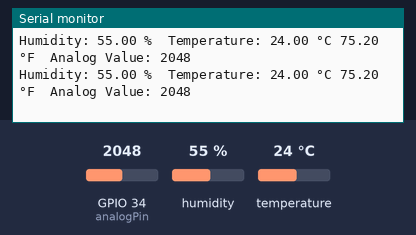
A sketch run on a simulated ESP32. Parts: the last lines printed to the serial monitor. Inputs (shaded band) come from the test bench; at power-on: humidity 55 %, GPIO 34 (analogPin) = 2048, temperature 24 °C.

Above: at 2.8 s.
2.9 s: humidity set to 22 %
At 5.2 s:
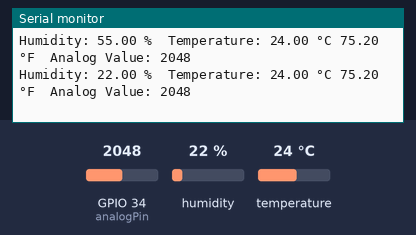
5.6 s: GPIO 34 (analogPin) set to 2866
At 7.3 s:
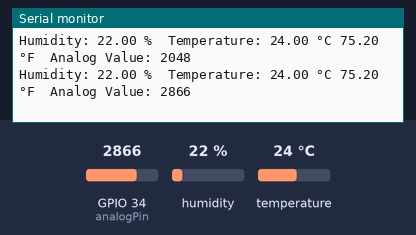
8.3 s: temperature set to 12 °C
At 10.8 s:
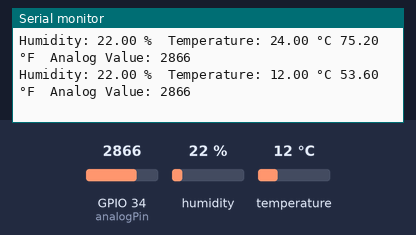
11.0 s: GPIO 34 (analogPin) set to 3603
At 13.2 s:
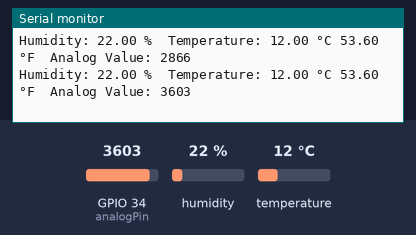
13.7 s: humidity set to 40 %
At 15.2 s:
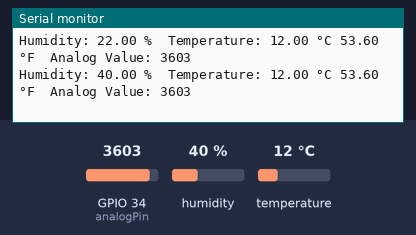
Timing chart, 0 to 16.7 s (numbered marks = the images above; inputs shaded):
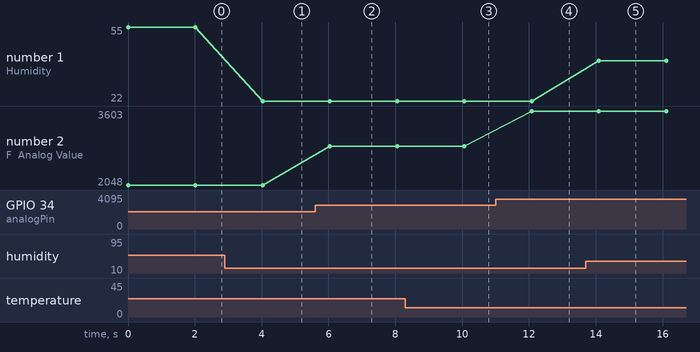

The sketch:

sensor.ino
```cpp
// (licence header left out)
 #include "DHT.h"             // Library for DHT sensors

 #define dhtPin 4            // data pin
 #define analogPin 34

 /*
  * Uncomment the correct DHT chip
  */
 // #define dhtType DHT11        // DHT 11
 #define dhtType DHT22      // DHT 22 (AM2302), AM2321
 //#define dhtType DHT21      // DHT 21 (AM2301)

 DHT dht(dhtPin, dhtType);    // Initialise the DHT library

 float humidityVal;           // humidity
 float tempValC;              // temperature in degrees Celcius
 float tempValF;              // temperature in degrees Fahrenheit
 float heatIndexC;            // windchill in degrees Celcius
 float heatIndexF;            // windchill in degrees Fahrenheit

 void setup() {
   Serial.begin(9600);        // Initialise the serial monitor
   dht.begin();               // start with reading the DHT sensor
 }

 void loop() {

   humidityVal = dht.readHumidity();        // get the humidity from the DHT sensor
   tempValC = dht.readTemperature();        // get the temperature in degrees Celcius from the DHT sensor
   tempValF = dht.readTemperature(true);    // get the temperature in degrees Fahrenheit from the DHT sensor

   // Check if all values are read correctly, if not try again and exit loop()
   if (isnan(humidityVal) || isnan(tempValC) || isnan(tempValF)) {
     Serial.println("Reading DHT sensor failed!");

     // end the loop() function
     return;
   }

   // Calculate the windchill in degrees Celcius
   heatIndexC = dht.computeHeatIndex(tempValC, humidityVal, false);

   // Calculate the windchill in degrees Fahrenheit
   heatIndexF = dht.computeHeatIndex(tempValF, humidityVal);

   // Print all values to the serial monitor
   // \t prints a tab character
   Serial.print("Humidity: ");
   Serial.print(humidityVal);
   Serial.print(" %\t");

   Serial.print("Temperature: ");
   Serial.print(tempValC);
   Serial.print(" °C ");
   Serial.print(tempValF);
   Serial.print(" °F\t");


   Serial.print("Analog Value: ");
   Serial.println(analogRead(analogPin));
   // Serial.print("Windchill: ");
   // Serial.print(heatIndexC);
   // Serial.print(" °C ");
   // Serial.print(heatIndexF);
   // Serial.println(" °F");

   delay(2000);
 }

 ////////////////////////////////////////////////////////////////////////////////
 // int analogPin = 34;

 // void setup() {
 //   // put your setup code here, to run once:
 //   Serial.begin(9600);
 // }

 // void loop() {
 //   // put your main code here, to run repeatedly:
 //   Serial.print("Analog Value: ");
 //   Serial.println(analogRead(analogPin));
 //   delay(1000);
 // }
 
```

Measured:
- after the input at 2.9 s, the serial monitor: prints a new line after 1.1 s (image 1)
- after the input at 5.6 s, the serial monitor: prints a new line after 0.44 s (image 2)
- after the input at 8.3 s, the serial monitor: prints a new line after 1.8 s (image 3)
- after the input at 11.0 s, the serial monitor: prints a new line after 1.1 s (image 4)
- after the input at 13.7 s, the serial monitor: prints a new line after 0.39 s (image 5)
- plotted number 1: 55 → 22 after the input at 2.9 s, 22 → 40 after the input at 13.7 s
- plotted number 2: 2048 → 2866 after the input at 5.6 s, 2866 → 3603 after the input at 11.0 s
